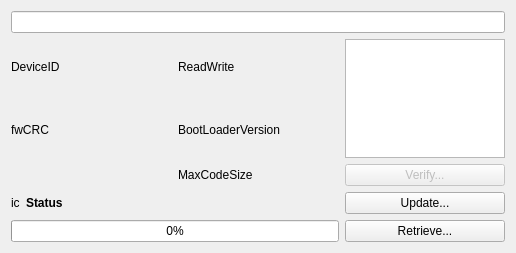
<?xml version="1.0" encoding="UTF-8"?>
<ui version="4.0">
 <class>deviceWidget</class>
 <widget class="QWidget" name="deviceWidget">
  <property name="geometry">
   <rect>
    <x>0</x>
    <y>0</y>
    <width>516</width>
    <height>253</height>
   </rect>
  </property>
  <property name="windowTitle">
   <string>Form</string>
  </property>
  <layout class="QVBoxLayout" name="verticalLayout">
   <item>
    <layout class="QGridLayout" name="gridLayout">
     <item row="2" column="0" colspan="3">
      <widget class="QLineEdit" name="description"/>
     </item>
     <item row="3" column="0">
      <widget class="QLabel" name="deviceID">
       <property name="text">
        <string>DeviceID</string>
       </property>
      </widget>
     </item>
     <item row="7" column="0" colspan="2">
      <widget class="QProgressBar" name="progressBar">
       <property name="value">
        <number>0</number>
       </property>
      </widget>
     </item>
     <item row="3" column="1">
      <widget class="QLabel" name="deviceACL">
       <property name="text">
        <string>ReadWrite</string>
       </property>
      </widget>
     </item>
     <item row="3" column="2" rowspan="2">
      <widget class="QGraphicsView" name="devicePicture">
       <property name="maximumSize">
        <size>
         <width>160</width>
         <height>160</height>
        </size>
       </property>
      </widget>
     </item>
     <item row="5" column="2">
      <widget class="QPushButton" name="verifyButton">
       <property name="enabled">
        <bool>false</bool>
       </property>
       <property name="text">
        <string>Verify...</string>
       </property>
      </widget>
     </item>
     <item row="6" column="2">
      <widget class="QPushButton" name="updateButton">
       <property name="toolTip">
        <string>Update the firmware on this board.</string>
       </property>
       <property name="text">
        <string>Update...</string>
       </property>
      </widget>
     </item>
     <item row="7" column="2">
      <widget class="QPushButton" name="retrieveButton">
       <property name="toolTip">
        <string>Download the current board firmware to your computer</string>
       </property>
       <property name="text">
        <string>Retrieve...</string>
       </property>
      </widget>
     </item>
     <item row="4" column="1">
      <widget class="QLabel" name="BLVersion">
       <property name="text">
        <string>BootLoaderVersion</string>
       </property>
      </widget>
     </item>
     <item row="4" column="0">
      <widget class="QLabel" name="fwCRC">
       <property name="text">
        <string>fwCRC</string>
       </property>
      </widget>
     </item>
     <item row="5" column="1">
      <widget class="QLabel" name="maxCodeSize">
       <property name="text">
        <string>MaxCodeSize</string>
       </property>
      </widget>
     </item>
     <item row="6" column="0" colspan="2">
      <layout class="QHBoxLayout" name="horizontalLayout">
       <item>
        <widget class="QLabel" name="statusIcon">
         <property name="text">
          <string>ic</string>
         </property>
        </widget>
       </item>
       <item>
        <widget class="QLabel" name="statusLabel">
         <property name="sizePolicy">
          <sizepolicy hsizetype="MinimumExpanding" vsizetype="Preferred">
           <horstretch>0</horstretch>
           <verstretch>0</verstretch>
          </sizepolicy>
         </property>
         <property name="font">
          <font>
           <weight>75</weight>
           <bold>true</bold>
          </font>
         </property>
         <property name="text">
          <string>Status</string>
         </property>
        </widget>
       </item>
      </layout>
     </item>
    </layout>
   </item>
  </layout>
 </widget>
 <resources/>
 <connections/>
</ui>
